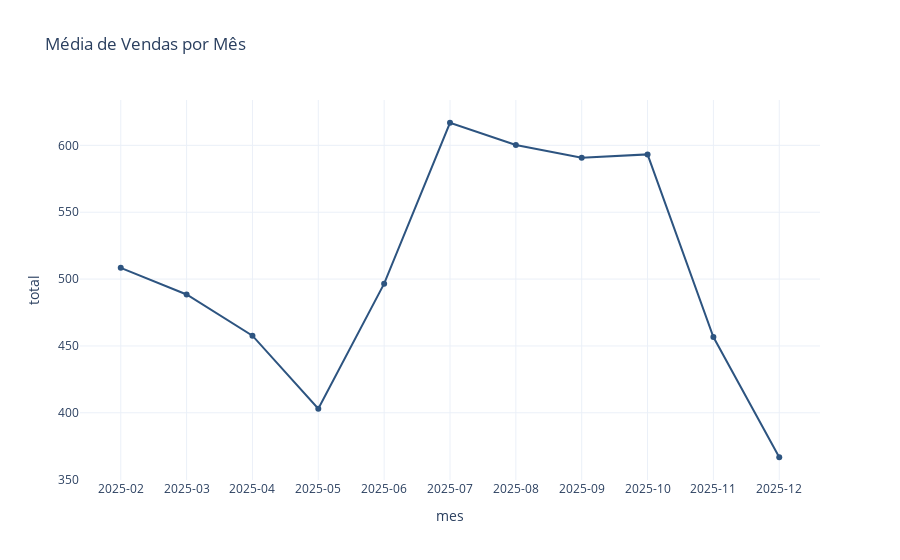

The code cell stored with this chart in its notebook:
### Code cell
# 005. Análise sazonal: média de vendas por mês
df_filtrado['data'] = pd.to_datetime(df_filtrado['data'], dayfirst=True, errors='coerce')
df_filtrado['mes'] = df_filtrado['data'].dt.to_period('M').astype(str)
df_mes = df_filtrado.groupby('mes')['total'].mean().reset_index()

fig4 = px.line(df_mes, x='mes', y='total', markers=True,
               title='Média de Vendas por Mês')
fig4.update_xaxes(type='category')
fig4.show()

### Figure 1 — Plotly figure (JSON) as saved in the notebook; plotly's stock layout.template omitted (floating-point values rounded to 4 significant figures)
{"data": [{"hovertemplate": "mes=%{x}<br>total=%{y}<extra></extra>", "legendgroup": "", "line": {"color": "#2d5480", "dash": "solid"}, "marker": {"symbol": "circle"}, "mode": "lines+markers", "name": "", "orientation": "v", "showlegend": false, "type": "scatter", "x": ["2025-02", "2025-03", "2025-04", "2025-05", "2025-06", "2025-07", "2025-08", "2025-09", "2025-10", "2025-11", "2025-12"], "xaxis": "x", "y": [508.4, 488.5, 457.7, 403, 496.6, 616.9, 600.3, 590.8, 593.2, 456.7, 366.8], "yaxis": "y"}], "layout": {"legend": {"tracegroupgap": 0}, "title": {"text": "Média de Vendas por Mês"}, "xaxis": {"anchor": "y", "domain": [0, 1], "title": {"text": "mes"}, "type": "category"}, "yaxis": {"anchor": "x", "domain": [0, 1], "title": {"text": "total"}}}}
